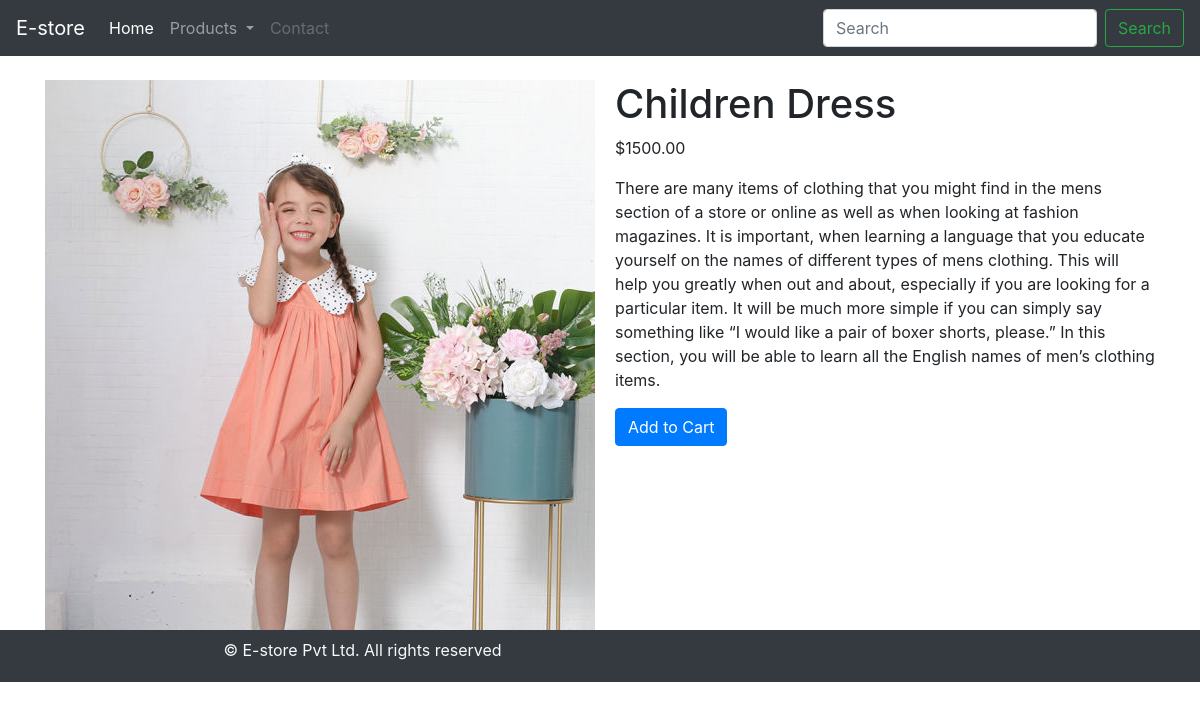
Page /dress-materials/childrendress/ on the committed database.
### shop/models.py (models this page shows, shortened)
class Product(models.Model):
    name=models.CharField(max_length=100, unique=True)
    slug=models.SlugField(max_length=100, unique=True)
    description=models.TextField(blank=True)
    image=models.ImageField(upload_to='category', blank=True,default='')
    price=models.DecimalField(decimal_places=2,max_digits=10)
    stock=models.IntegerField()
    available=models.BooleanField(default=True)
    category=models.ForeignKey(Category,on_delete=models.CASCADE)

### shop/views.py (the view)
# urls.py: path('<slug:slug_c>/<slug_p>/',views.prod_det,name="product_det"),
def prod_det(request, slug_c, slug_p):
    try:
        product=Product.objects.get(category__slug=slug_c, slug=slug_p)
    except Exception as e:
        raise e
    return render(request,'product.html', {'product':product})

### shop/context_processors.py (called while the page is built)
def mylink(request):
    links=Category.objects.all()
    return dict(links=links)

### shop/models.py (called while the page is built)
    def get_url(self):
        return reverse('product_by_category', args=[self.slug])

### templates/product.html (shortened to what this page needs)
{% extends 'base.html' %}
{% load static %}
{% block content %}
<div class="container">
    <br>
    <div class="row">
        <div class="col-12 col-sm-12 col-md-12 col-lg-6 text-center">
            <div style="min-width:18 rem;">
                <img src="{{product.image.url}}" alt="{{product.name}}">
            </div>
            </div>
            <div class="col-12 col-sm-12 col-md-12 col-lg-6">
                <div>
                    <h1>{{product.name}}</h1>
                    <p>${{product.price}}</p>
                    <P>{{product.description}}</P>
                    <a href="#" class="btn btn-primary">Add to Cart</a>
                </div>
            </div>
        </div>
    </div>
{% endblock %}

### rows in the picture
Product: image (picture), name "Children Dress", price "1500.00", description "There are many items of clothing that you might find in the mens section of a store or online as well as when looking at fashion magazines. It is important, when learning a language that you educate yourself on the names of different types of mens clothing. This will help you greatly when out and about, especially if you are looking for a particular item. It will be much more simple if you can simply say something like “I would like a pair of boxer shorts, please.” In this section, you will be able to learn all the English names of men’s clothing items."
